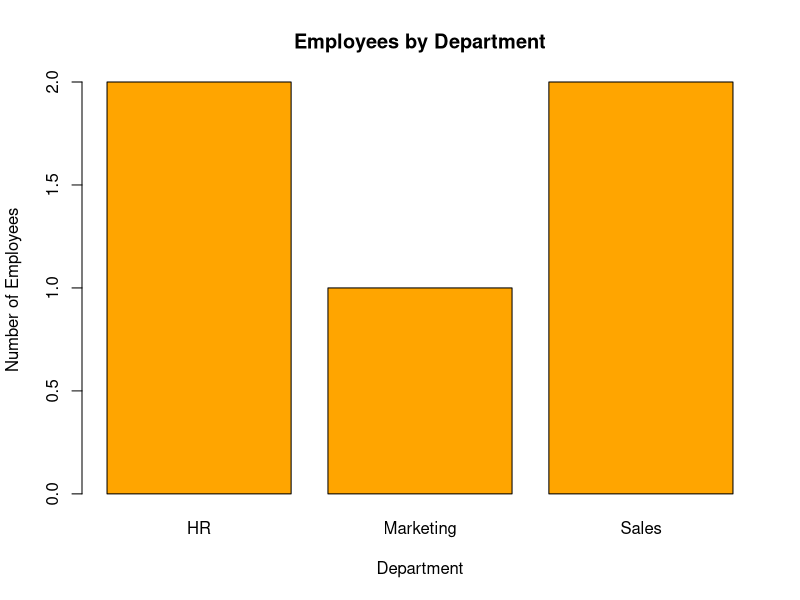

R code for this plot:
department <- c("Sales", "HR", "Marketing", "Sales", "HR")
count <- table(department)
barplot(count,
        col = "orange",
        xlab = "Department",
        ylab = "Number of Employees",
        main = "Employees by Department")
